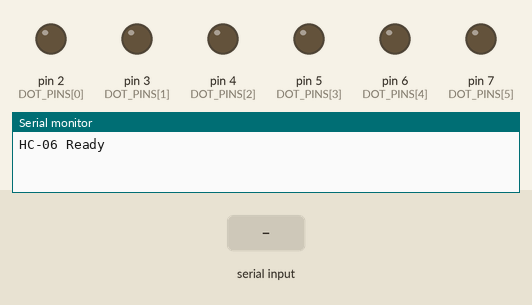
Simulated run of this sketch. Board: Arduino Uno, built with avr-gcc and run on an emulated ATmega328P. Shown: output pins drawn as LEDs (lit = HIGH), the last lines printed to the serial monitor. The inputs (shaded band) are chosen by the test bench.

Above: at 1.2 s.
1.3 s: "ALLON\n" received over Serial
At 1.8 s:
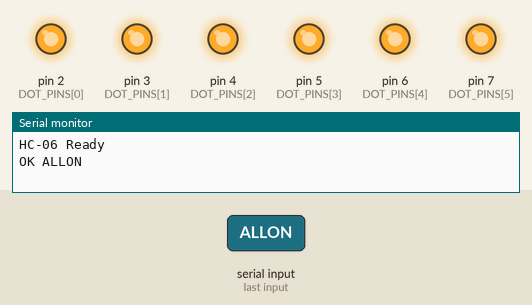
4.3 s: "ALLOFF\n" received over Serial
At 5.3 s:
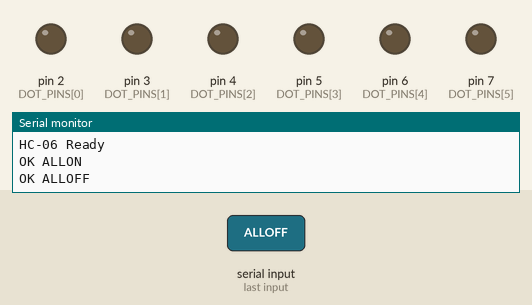
Timing chart, 0 to 7.3 s (numbered marks = the images above; inputs shaded):
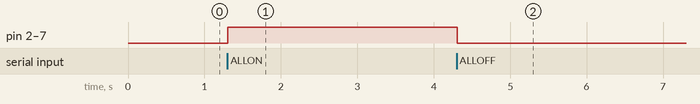

Measured:
- after the input at 1.3 s, pin 2 (DOT_PINS[0]), pin 3 (DOT_PINS[1]), pin 4 (DOT_PINS[2]), pin 5 (DOT_PINS[3]), pin 6 (DOT_PINS[4]), pin 7 (DOT_PINS[5]): LOW → HIGH at once
- after the input at 4.3 s, pin 2 (DOT_PINS[0]), pin 3 (DOT_PINS[1]), pin 4 (DOT_PINS[2]), pin 5 (DOT_PINS[3]), pin 6 (DOT_PINS[4]), pin 7 (DOT_PINS[5]): HIGH → LOW after 0.01 s instead of 2.0 s

The sketch:

braille_solenoid.ino
```cpp
/*
 * 이음 6점 촉각 모듈 — 1셀, 솔레노이드 × 6 (TB6612 모터 드라이버 경유)
 *
 * 앱(front/packages/itda/src/capsule/tactile.ts)과 같은 프로토콜을 쓴다. 한 줄에 명령 하나.
 *   ON 1 3 5   → OK ON 1 3 5
 *   OFF 2      → OK OFF 2
 *   ALLON      → OK ALLON
 *   ALLOFF     → OK ALLOFF
 *   그 외      → ERR <받은 줄>
 *
 * 발열 방지: 점을 올린 뒤 HOLD_MS(5초)가 지나면 명령이 없어도 전부 내린다.
 *   앱이 죽거나 블루투스가 끊겨도 동작한다. 앱도 같은 시간에 ALLOFF를 보내 화면 상태를 맞춘다.
 *   자동으로 내릴 때는 USB 시리얼에만 "AUTO ALLOFF"를 남기고, 블루투스로는 아무것도 보내지 않는다 —
 *   앱은 "명령 하나 → 응답 한 줄"을 기대하므로 묻지 않은 줄을 끼워 넣으면 다음 응답과 섞인다.
 *
 * 배선
 *   HC-06 TXD → D10 (SoftwareSerial RX)
 *   HC-06 RXD ← D9  (SoftwareSerial TX — HC-06은 3.3V 로직이라 분압 저항 권장)
 *   D2 ~ D7   → TB6612 xIN1 (1점 ~ 6점). xIN2는 GND, PWMx와 STBY는 HIGH(VCC)에 고정.
 *
 * 줄 단위로 읽는다. 앱은 "\n"으로 끝내고 시리얼 모니터는 "\r\n"을 붙일 수 있어 둘 다 받는다.
 * USB 시리얼로 들어온 명령도 똑같이 처리하므로, 폰 없이 시리얼 모니터에서 바로 시험할 수 있다.
 */
#include <SoftwareSerial.h>

SoftwareSerial BT(10, 9);  // RX, TX

const uint8_t DOT_PINS[6] = {2, 3, 4, 5, 6, 7};  // 1점 → D2 … 6점 → D7
const uint8_t LINE_MAX = 32;

// 점을 올려 둘 수 있는 최대 시간(ms). 앱 쪽 HOLD_MS(services/tactileDevice.ts)와 같은 값.
const unsigned long HOLD_MS = 5000;

char btLine[LINE_MAX];
uint8_t btLen = 0;
char pcLine[LINE_MAX];
uint8_t pcLen = 0;

unsigned long raisedAt = 0;  // 마지막으로 점을 올린 시각. 0이면 올라온 점이 없다.

void setAll(uint8_t level) {
  for (uint8_t i = 0; i < 6; i++) digitalWrite(DOT_PINS[i], level);
}

bool anyRaised() {
  for (uint8_t i = 0; i < 6; i++) {
    if (digitalRead(DOT_PINS[i]) == HIGH) return true;
  }
  return false;
}

// 올라온 점이 있으면 지금부터 HOLD_MS를 다시 세고, 없으면 타이머를 푼다.
void trackHold() {
  raisedAt = anyRaised() ? millis() : 0;
}

void reply(Stream& out, const char* line) {
  out.print("OK ");
  out.println(line);
}

void reject(Stream& out, const char* line) {
  out.print("ERR ");
  out.println(line);
}

// 한 줄을 해석해 핀을 움직이고, 보낸 쪽에 결과를 돌려준다.
void handle(const char* line, Stream& out, bool fromBt) {
  if (fromBt) {
    Serial.print("BT RX: ");
    Serial.println(line);
  }

  if (strcmp(line, "ALLON") == 0) {
    setAll(HIGH);
    trackHold();
    reply(out, line);
    return;
  }
  if (strcmp(line, "ALLOFF") == 0) {
    setAll(LOW);
    trackHold();
    reply(out, line);
    return;
  }

  bool on;
  const char* rest;
  if (strncmp(line, "ON ", 3) == 0) {
    on = true;
    rest = line + 3;
  } else if (strncmp(line, "OFF ", 4) == 0) {
    on = false;
    rest = line + 4;
  } else {
    reject(out, line);
    return;
  }

  // "1 3 5" — 공백으로 나뉜 1~6. 그 밖의 글자가 섞이면 통째로 거절한다(반쯤 실행하지 않는다).
  for (const char* p = rest; *p; p++) {
    if (*p != ' ' && (*p < '1' || *p > '6')) {
      reject(out, line);
      return;
    }
  }
  bool any = false;
  for (const char* p = rest; *p; p++) {
    if (*p >= '1' && *p <= '6') {
      digitalWrite(DOT_PINS[*p - '1'], on ? HIGH : LOW);
      any = true;
    }
  }
  if (!any) {
    reject(out, line);
    return;
  }
  trackHold();
  reply(out, line);
}

// 한 글자를 버퍼에 넣는다. 줄이 끝났으면 true. 넘치는 글자는 버린다.
bool collect(char* buf, uint8_t& len, char c) {
  if (c == '\r') return false;
  if (c == '\n') {
    buf[len] = '\0';
    return len > 0;  // 빈 줄은 무시
  }
  if (len < LINE_MAX - 1) buf[len++] = c;
  return false;
}

void setup() {
  for (uint8_t i = 0; i < 6; i++) {
    pinMode(DOT_PINS[i], OUTPUT);
    digitalWrite(DOT_PINS[i], LOW);  // 켜지자마자 전부 내린 상태로
  }
  Serial.begin(9600);
  BT.begin(9600);
  Serial.println("HC-06 Ready");
}

void loop() {
  // 스마트폰 → HC-06 → 아두이노
  while (BT.available()) {
    if (collect(btLine, btLen, BT.read())) {
      handle(btLine, BT, true);
      btLen = 0;
    }
  }
  // PC 시리얼 모니터 → 아두이노 (폰 없이 시험용)
  while (Serial.available()) {
    if (collect(pcLine, pcLen, Serial.read())) {
      handle(pcLine, Serial, false);
      pcLen = 0;
    }
  }

  // 발열 방지 — 올린 뒤 HOLD_MS가 지나면 명령이 없어도 전부 내린다.
  if (raisedAt != 0 && millis() - raisedAt >= HOLD_MS) {
    setAll(LOW);
    raisedAt = 0;
    Serial.println("AUTO ALLOFF");
  }
}
```
